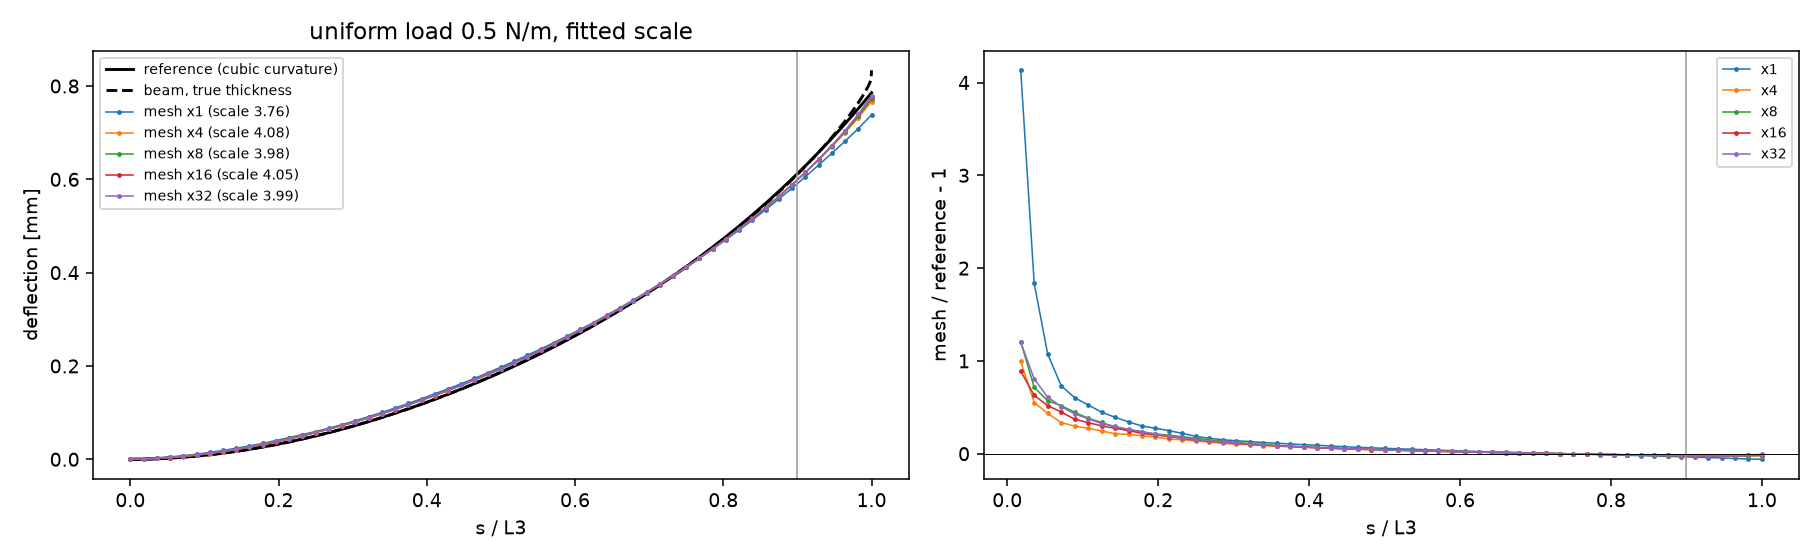

The Python source for this figure:
"""
Fluid-free calibration of the triangulated wing (Wing_Geom.py): measures
`stiffness_scale`, the single multiplier on every spring, so that the IB2d
wing bends like the reference.

Why it is needed: tributary-area springs (mesh_utils.tributary_springs) put
each triangle's area into the springs exactly once, but a random spring
network with stiffness_scale = 1 is only ~1/3 as stiff as a sheet of modulus E
(each spring resists stretching along its own direction only). See NOTES.md,
section 3.

Static tests, small loads (linear), stiffness_scale = 1, so that
deflection is exactly proportional to 1 / stiffness_scale:

  1. strip: a straight, slender strip (0.14 x 0.007 m, L/t = 20, so shear is
     < 0.3 %) meshed the same way, clamped at one end, uniform load, compared
     with Euler-Bernoulli -> the "lattice" scale (what the spring network
     needs to behave like modulus E).
  2. wing: uniform transverse load q on the flexible link, centreline
     deflection compared with
       a) the reference's own model (Wing_3order.jl: Ritz with a cubic
          Legendre curvature basis, unshearable)  <- calibration target
       b) Euler-Bernoulli with the true thickness profile (for context)
     scale fitted by least squares over 0 < s/L3 <= FIT_UP_TO. The last 10 %
     is left out on purpose: there the trailing edge is < 2 mm thick and the
     reference's cubic curvature cannot follow it (model, not material).
  3. IB2d cross-check: IB2d's own spring + target force routines evaluated
     at the solved shape must balance the load (same units and forces as the
     real run).
  4. clamp: tip deflection with target_stiffness_factor x10 (the case's
     factor is used everywhere else).
  5. density sweep of 1 and 2 -> the default fill_density_multiplier is the
     lowest one whose scale is within 2 % of the next density's.

The static problem is solved with the linear stiffness matrix of the springs
and targets (k n n^T per spring), assembled sparse: thousands of points rule
out the finite-difference Newton solve the old centreline model used.

Run:  python verify_structure.py           (writes verify_structure.png)
"""

import os
import sys
import time

import numpy as np
import scipy.sparse as sp
import scipy.sparse.linalg as spla

HERE = os.path.dirname(os.path.abspath(__file__))
sys.path.insert(0, HERE)
import Wing_Geom as WG
import wing_case
import mesh_utils as mu
from ib_units import ib_ds

MULTIPLIERS = [1, 4, 8, 16, 32]
Q = 0.5             # N/m per unit depth: small enough to stay linear
FIT_UP_TO = 0.9     # fit stiffness_scale over 0 < s/L3 <= this
STRIP_L, STRIP_T = 0.14, 0.007


# --------------------------------------------------------------------------
# Linear static solve
# --------------------------------------------------------------------------

def stiffness_matrix(x, y, connections, edge_k, target_idx, k_target):
    '''Sparse linear stiffness (IB2d units) of the springs (k n n^T each) and
    the target tethers, at the rest configuration (x, y). DOF order x0, y0, x1, ...'''
    ij = np.array([(i, j) for i, j, _ in connections])
    k = np.array([edge_k[(i, j)] for i, j, _ in connections])
    d = np.column_stack([x[ij[:, 1]] - x[ij[:, 0]], y[ij[:, 1]] - y[ij[:, 0]]])
    n = d / np.linalg.norm(d, axis=1)[:, None]
    rows, cols, vals = [], [], []
    for a in range(2):
        for b in range(2):
            kab = k * n[:, a] * n[:, b]
            for p, q, s in ((0, 0, 1), (1, 1, 1), (0, 1, -1), (1, 0, -1)):
                rows.append(2 * ij[:, p] + a); cols.append(2 * ij[:, q] + b); vals.append(s * kab)
    t = np.asarray(target_idx)
    for a in range(2):
        rows.append(2 * t + a); cols.append(2 * t + a); vals.append(np.full(len(t), k_target))
    N = 2 * len(x)
    return sp.csr_matrix((np.concatenate(vals), (np.concatenate(rows), np.concatenate(cols))), shape=(N, N))


def solve(x, y, connections, edge_k, target_idx, k_target, fy):
    '''Displacement (ux, uy) under the transverse force densities fy (IB2d units).'''
    K = stiffness_matrix(x, y, connections, edge_k, target_idx, k_target)
    f = np.zeros(2 * len(x)); f[1::2] = fy
    u = spla.spsolve(K.tocsc(), f)
    return u[0::2], u[1::2]


def surface_load(xs, ids, q, x_start, ds):
    '''Uniform load q [N/m] along x on the points `ids` (one surface, x-sorted
    or not) from x_start on: each point gets q times its tributary x-length,
    as an IB2d force density (F / ds).'''
    order = np.argsort(xs[ids])
    xo = np.concatenate([[x_start], xs[ids][order]])
    mid = 0.5 * (xo[1:] + xo[:-1])
    edges = np.concatenate([[x_start], mid[1:], [xo[-1]]])
    trib = np.diff(edges)
    fy = np.zeros(len(xs))
    fy[np.asarray(ids)[order]] = q * trib / ds
    return fy


def centreline_deflection(xr, yr, triangles, uy, xq, yq):
    '''uy interpolated (linear, on the rest triangulation) at the points (xq, yq).'''
    import matplotlib.tri as mtri
    tri = mtri.Triangulation(xr, yr, triangles)
    return np.asarray(mtri.LinearTriInterpolator(tri, uy)(xq, yq))


def fit_scale(u1, u_ref):
    '''stiffness_scale s minimising sum (u1/s - u_ref)^2 (u1 = deflection at scale 1).'''
    return float(np.sum(u1 * u1) / np.sum(u1 * u_ref))


# --------------------------------------------------------------------------
# Reference solutions
# --------------------------------------------------------------------------

def reference_solutions(E, rigid_len, L3, q, n=40001):
    '''Deflection of the flexible link under a uniform load q [N/m], clamped
    at s = 0: Euler-Bernoulli with the true EI(s) = E w(s)^3 / 12, and the
    Ritz solution in the reference's cubic Legendre curvature basis (what
    Wing_3order.jl solves). The thickness fit crosses zero ~0.09 mm before
    the trailing edge (it is -4e-5 m at x' = 0.2), so EB needs a small
    thickness floor or that zero-stiffness sliver dominates the tip: with a
    1 um floor the tip is ~5.7 mm (the old NOTES' "4.9 mm, log-divergent"),
    with 10 um it converges to ~0.83 mm. The Ritz solution is insensitive.'''
    s = np.linspace(0.0, L3, n)
    w = np.maximum(WG.thickness(rigid_len + s), 1e-5)
    EI = E * w**3 / 12.0

    def cumint(f):
        return np.concatenate([[0.0], np.cumsum(0.5 * (f[1:] + f[:-1]) * np.diff(s))])
    y_eb = cumint(cumint(q * (L3 - s)**2 / 2.0 / EI))

    P = [np.polynomial.legendre.Legendre.basis(k)(2 * s / L3 - 1) / L3 for k in range(4)]
    Y = [cumint(cumint(p)) for p in P]
    K = np.array([[np.trapezoid(EI * a * b, s) for b in P] for a in P])
    F = np.array([q * np.trapezoid(yk, s) for yk in Y])
    y_gvs = sum(ck * yk for ck, yk in zip(np.linalg.solve(K, F), Y))
    return s, y_eb, y_gvs


# --------------------------------------------------------------------------
# Tests
# --------------------------------------------------------------------------

def strip_test(ds, mult, E):
    '''Clamped slender strip, uniform load on its top edge -> fitted scale vs EB.'''
    L, t = STRIP_L, STRIP_T
    rect = np.array([[0.0, 0.0], [L, 0.0], [L, t], [0.0, t]])
    h = ds / np.sqrt(max(mult, 1.0))
    loop = mu.resample_loop(rect, h)
    fill = mu.fill_polygon_with_halton(rect, ds, density_multiplier=mult, min_boundary_gap=0.5 * h)
    pts, _, tris = mu.triangulate_with_holes(loop, [], loop, fill)
    x, y = pts[:, 0], pts[:, 1]
    conn, ek = mu.tributary_springs(x, y, tris, E, ds, 1.0)
    clamp = np.where(x < 1e-12)[0]
    kT = 15.0 * mu.max_incident_stiffness(clamp.tolist(), ek)
    top = np.where((np.abs(y - t) < 1e-12) & (x > 1e-12))[0]
    ux, uy = solve(x, y, conn, ek, clamp, kT, surface_load(x, top, Q, 0.0, ds))
    s = np.linspace(0.05, FIT_UP_TO, 18) * L
    u1 = centreline_deflection(x, y, tris, uy, s, np.full(len(s), t / 2))
    eb = Q * s**2 * (6 * L**2 - 4 * L * s + s**2) / (24 * E * t**3 / 12)
    return fit_scale(u1, eb), len(x)


def wing_test(mult, target_factor):
    '''Wing at stiffness_scale 1 under the uniform load on its flexible upper
    skin. Returns (w, s, u1): the structure, stations s along the flexible
    link and the centreline deflection there (m).'''
    w = WG.build_wing(fill_density_multiplier=mult, stiffness_scale=1.0,
                      target_stiffness_factor=target_factor, init_q=[0, 0, 0, 0])
    return (w,) + wing_deflection(w)


def measure_scale(w, E):
    '''stiffness_scale for the structure w (built at stiffness_scale 1): the
    least-squares fit of its centreline deflection to the reference's Ritz
    solution over 0 < s/L3 <= FIT_UP_TO (test 2 above). Wing_Geom.py calls
    this when geom.stiffness_scale is null, so every mesh gets its own value.'''
    s, u1, _ = wing_deflection(w)
    L3 = WG.CHORD - w['rigid_len']
    s_ref, _, y_gvs = reference_solutions(E, w['rigid_len'], L3, Q)
    fit = (s > 0) & (s <= FIT_UP_TO * L3 + 1e-12)
    return fit_scale(u1[fit], np.interp(s, s_ref, y_gvs)[fit])


def wing_deflection(w):
    '''Static solve of the straight structure w under the uniform load:
    (s, u1, (ux, uy, fy)).'''
    xp, yp = w['xr'] - w['x_LE'], w['yr'] - w['y0']
    rl = w['rigid_len']
    upper = np.where((np.arange(len(xp)) < w['n_outline']) & (yp >= 0) & (xp > rl))[0]
    fy = surface_load(xp, upper, Q, rl, w['ds'])
    ux, uy = solve(xp, yp, w['connections'], w['edge_k'], w['target_idx'], w['k_Target'], fy)
    L3 = WG.CHORD - rl
    s = np.linspace(0.0, L3, 57)
    u1 = centreline_deflection(xp, yp, w['triangles'], uy, rl + s[:-1], np.zeros(len(s) - 1))
    u1 = np.append(u1, uy[w['te_index']])              # the tip is the TE point itself
    return s, u1, (ux, uy, fy)


def ib2d_residual(w, ux, uy, fy, eps):
    '''IB2d's own spring + target forces at the solved shape, plus the load,
    with displacement and load both scaled by eps: max |residual| / max |load|.
    A linear mismatch (units, sign, a missing spring) would give the same
    ratio at any eps; the geometric nonlinearity the linear solve leaves out
    shrinks like eps. The wing is far stiffer in stretching than in bending,
    so at full load that second-order stretch already balances forces of the
    order of the load itself.'''
    ux, uy, fy = eps * ux, eps * uy, eps * fy
    sys.path.insert(0, os.path.join(HERE, '..', '..', 'external', 'IB2d', 'pyIB2d', 'IBM_Blackbox'))
    from please_Find_Lagrangian_Forces_On_Eulerian_grid import (
        give_Me_Spring_Lagrangian_Force_Densities as spring_f,
        give_Me_Target_Lagrangian_Force_Densities as target_f)
    xr, yr = w['xr'], w['yr']
    springs = np.array([(i, j, w['edge_k'][(i, j)], np.hypot(xr[j] - xr[i], yr[j] - yr[i]), 1.0)
                        for i, j, _ in w['connections']])
    t = w['target_idx']
    targets = np.column_stack([t, xr[t], yr[t], np.full(len(t), w['k_Target'])])
    x, y = xr + ux, yr + uy
    Lbig = 1e3                                  # no periodic wrap
    fx1, fy1 = spring_f(w['ds'], len(x), x, y, springs, Lbig, Lbig)
    fx2, fy2 = target_f(w['ds'], x, y, targets, Lbig, Lbig)
    r = np.concatenate([fx1 + fx2, fy1 + fy2 + fy])
    return np.abs(r).max() / np.abs(fy).max()


def main():
    p = wing_case.load_case_params()
    g = p['geom']
    E, rl = g['E_flex'], g['rigid_length']
    L3 = WG.CHORD - rl
    ds = ib_ds(wing_case.read_input2d('Lx'), int(wing_case.read_input2d('Nx')))
    s_ref, y_eb, y_gvs = reference_solutions(E, rl, L3, Q)

    print('Reference, uniform load q = %.2f N/m on the flexible link (deflection, mm):' % Q)
    print('   s/L3    beam (true thickness)   reference (cubic curvature)')
    for f in (0.5, 0.75, 0.9, 0.95, 1.0):
        print('   %.2f    %8.4f                %8.4f'
              % (f, 1e3 * np.interp(f * L3, s_ref, y_eb), 1e3 * np.interp(f * L3, s_ref, y_gvs)))

    print('\nDensity sweep (stiffness_scale fitted over s/L3 <= %.1f; tip = mesh tip / reference tip at that scale):'
          % FIT_UP_TO)
    print('   mult   strip pts  strip scale   wing pts  wing scale  vs beam   tip/ref  tip/beam   time[s]')
    mult0 = g.get('fill_density_multiplier', 8.0)
    tf = g.get('target_stiffness_factor', 15.0)
    rows = {}
    for mult in sorted(set(MULTIPLIERS) | {mult0}):
        t0 = time.perf_counter()
        a_strip, n_strip = strip_test(ds, mult, E)
        w, s, u1, _ = wing_test(mult, tf)
        fit = (s > 0) & (s <= FIT_UP_TO * L3 + 1e-12)
        ref = np.interp(s, s_ref, y_gvs); eb = np.interp(s, s_ref, y_eb)
        a_ref, a_eb = fit_scale(u1[fit], ref[fit]), fit_scale(u1[fit], eb[fit])
        rows[mult] = (w, s, u1, a_ref)
        print('   %4g   %8d   %9.3f    %8d   %9.3f  %8.3f  %8.3f  %8.3f   %7.1f'
              % (mult, n_strip, a_strip, len(w['xr']), a_ref, a_eb,
                 u1[-1] / a_ref / ref[-1], u1[-1] / a_eb / eb[-1], time.perf_counter() - t0))

    w, s, u1, a = rows[mult0]
    print('\nAt the case density x%g (target_stiffness_factor %g):' % (mult0, tf))
    _, _, u1c, _ = wing_test(mult0, 10 * tf)
    print('   clamp: tip deflection with target_stiffness_factor %g / %g = %.4f' % (10 * tf, tf, u1c[-1] / u1[-1]))
    w1, _, _, (ux, uy, fy) = wing_test(mult0, tf)
    print('   IB2d force routines at the solved shape, max|residual| / max|load| at load x1, x1e-2, x1e-4:'
          ' %s  (falls ~eps: linear part exact)'
          % ', '.join('%.1e' % ib2d_residual(w1, ux, uy, fy, e) for e in (1.0, 1e-2, 1e-4)))
    ref = np.interp(s, s_ref, y_gvs)
    print('   profile at stiffness_scale = %.3f (mm):  s/L3   mesh   reference   beam' % a)
    for k in range(0, len(s), 7):
        print('        %.2f  %7.4f  %7.4f  %7.4f' % (s[k] / L3, 1e3 * u1[k] / a, 1e3 * ref[k],
                                                  1e3 * np.interp(s[k], s_ref, y_eb)))
    print('        %.2f  %7.4f  %7.4f  %7.4f   (tip)' % (1.0, 1e3 * u1[-1] / a, 1e3 * ref[-1], 1e3 * y_eb[-1]))
    print('   -> set geom.stiffness_scale = %.3f in case_params.json (currently %s)'
          % (a, g.get('stiffness_scale')))

    import matplotlib
    matplotlib.use('Agg')
    import matplotlib.pyplot as plt
    fig, ax = plt.subplots(1, 2, figsize=(13, 4))
    ax[0].plot(s_ref / L3, 1e3 * y_gvs, 'k-', label='reference (cubic curvature)')
    ax[0].plot(s_ref / L3, 1e3 * y_eb, 'k--', label='beam, true thickness')
    for mult, (_, ss, uu, aa) in rows.items():
        ax[0].plot(ss / L3, 1e3 * uu / aa, '.-', ms=3, lw=0.8, label='mesh x%g (scale %.2f)' % (mult, aa))
    ax[0].axvline(FIT_UP_TO, color='0.6', lw=0.8)
    ax[0].set_xlabel('s / L3'); ax[0].set_ylabel('deflection [mm]'); ax[0].legend(fontsize=7)
    ax[0].set_title('uniform load %.1f N/m, fitted scale' % Q)
    for mult, (_, ss, uu, aa) in rows.items():
        ref = np.interp(ss, s_ref, y_gvs)
        ax[1].plot(ss[1:] / L3, (uu[1:] / aa) / ref[1:] - 1, '.-', ms=3, lw=0.8, label='x%g' % mult)
    ax[1].axvline(FIT_UP_TO, color='0.6', lw=0.8); ax[1].axhline(0, color='k', lw=0.5)
    ax[1].set_xlabel('s / L3'); ax[1].set_ylabel('mesh / reference - 1'); ax[1].legend(fontsize=7)
    fig.tight_layout(); fig.savefig(os.path.join(HERE, 'verify_structure.png'), dpi=140)


if __name__ == '__main__':
    main()
